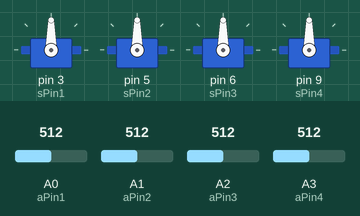
Simulated run of this sketch. Board: Arduino Uno, built with avr-gcc and run on an emulated ATmega328P. Shown: 4 × servo. The inputs (shaded band) are chosen by the test bench; at power-on: A0 (aPin1) = 512, A1 (aPin2) = 512, A2 (aPin3) = 512, A3 (aPin4) = 512. What the sketch prints to the serial monitor is not drawn.

Above: at 8.2 s.
8.3 s: A0 (aPin1) set to 350
9.8 s: A0 (aPin1) set to 332
At 12.0 s:
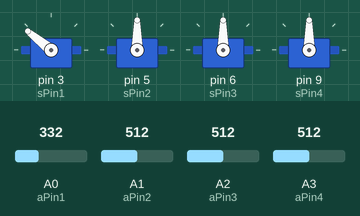
12.8 s: A1 (aPin2) set to 354
14.3 s: A1 (aPin2) set to 331
At 14.45 s:
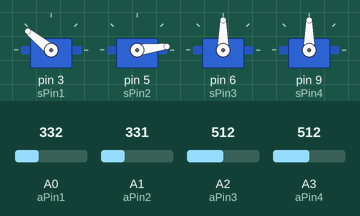
17.3 s: A2 (aPin3) set to 355
At 17.3 s:
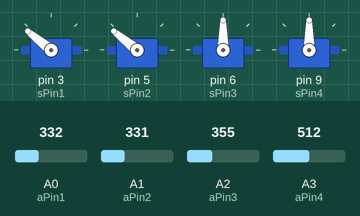
18.8 s: A2 (aPin3) set to 330
At 24.7 s:
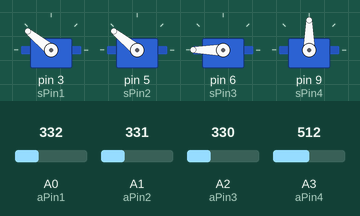
Timing chart, 0 to 25.1 s (numbered marks = the images above; inputs shaded):
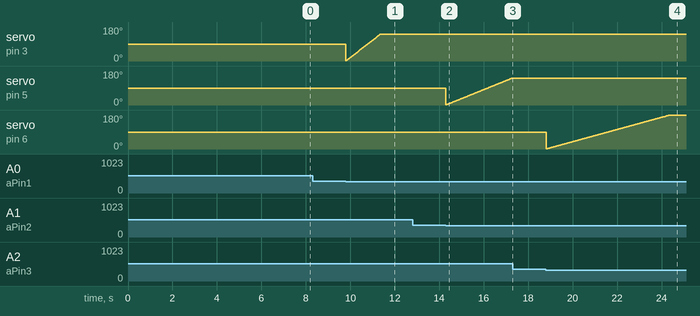

The sketch:

robot_kontol_using_if_statements.ino
```cpp
#include <Servo.h>
int aPin1 = 0;
int aPin2 = 1;
int aPin3 = 2;
int aPin4 = 3;
int sPin1 = 3;
int sPin2 = 5;
int sPin3 = 6;
int sPin4 = 9;
int angle1;
int angle2;
int angle3;
int angle4;
int wait = 10 ; //controls the speed of the servo in degrees per millisecond
int waitHome=1000; //controls the delay between each servo during auto home of the motors
Servo servo1, servo2, servo3, servo4;
void setup() {
  // put your setup code here, to run once:
  Serial.begin(9600);
  servo1.attach(sPin1);
  servo2.attach(sPin2);
  servo3.attach(sPin3);
  servo4.attach(sPin4);
  servoResetCD(1000);
  servo1.write(90);
  delay(waitHome);
  servo2.write(90);
  delay(waitHome);
  servo3.write(90);
  delay(waitHome);
  servo4.write(90);
  delay(waitHome);
  Serial.println("ALL SERVO READY TO CONTROL");
}

void loop() {
  // put your main code here, to run repeatedly:
  if(analogRead(aPin1)<341){
    angle1=constrain(angle1,0,140);
    angle1=angle1+1;
    servo1.write(angle1);
    delay(wait);
  }
  if(analogRead(aPin1)>682){
    angle1=constrain(angle1,0,140);
    angle1=angle1-1;
    servo1.write(angle1);
    delay(wait);
  }
  if(analogRead(aPin2)<341){
    angle2=constrain(angle2,0,140);
    angle2=angle2+1;
    servo2.write(angle2);
    delay(wait);
  }
  if(analogRead(aPin2)>682){
    angle2=constrain(angle2,0,140);
    angle2=angle2-1;
    servo2.write(angle2);
    delay(wait);
  }
  if(analogRead(aPin3)<341){
    angle3=constrain(angle3,0,180);
    angle3=angle3+1;
    servo3.write(angle3);
    delay(wait);
  }
  if(analogRead(aPin3)>682){
    angle3=constrain(angle3,0,180);
    angle3=angle3-1;
    servo3.write(angle3);
    delay(wait);
  }
  if(analogRead(aPin4)<341){
    angle4=constrain(angle4,0,180);
    angle4=angle4+1;
    servo4.write(angle4);
    delay(wait);
  }
  if(analogRead(aPin4)>682){
    angle4=constrain(angle4,0,180);
    angle4=angle4-1;
    servo4.write(angle4);
    delay(wait);
  }

}
void servoResetCD(int countdown) {
  Serial.println("RESETTING IN 3");
  delay(countdown);
  Serial.println("RESETTING IN 2");
  delay(countdown);
  Serial.println("RESETTING IN 1");
  delay(countdown);
  Serial.println("RESET");
}
```

Measured:
- the behaviour switches between 341 and 340 on A0 (aPin1) (found by bisection; images 0 and 1)
- the behaviour switches between 341 and 340 on A1 (aPin2) (found by bisection; images 1 and 2)
- the behaviour switches between 341 and 340 on A2 (aPin3) (found by bisection; images 3 and 4)
- after the input at 8.3 s, every drawn part: stays the same
- after the input at 12.8 s, every drawn part: stays the same
- after the input at 17.3 s, every drawn part: stays the same
